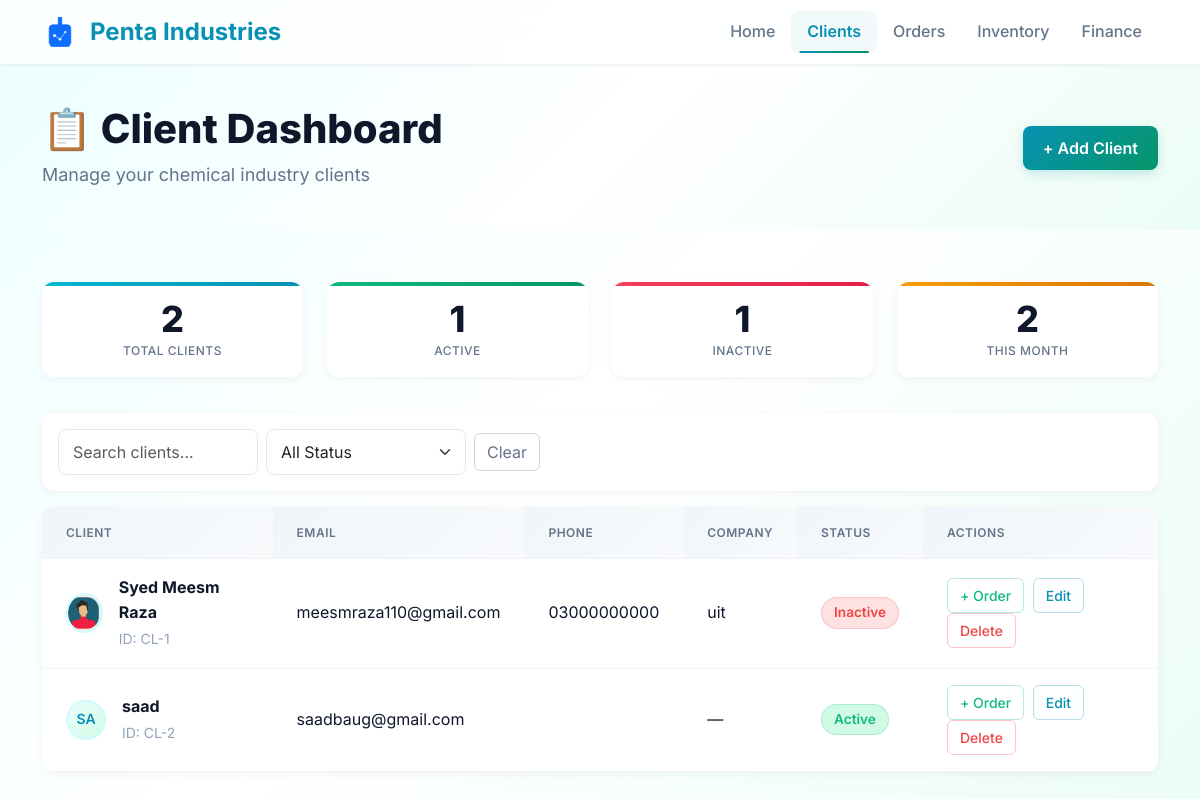
/client/, run on the app's committed database.
### core/models.py (models this page shows, shortened)
class Client(models.Model):
    name = models.CharField(max_length=100)
    email = models.EmailField(null=True,blank=True)
    phone = models.CharField(max_length=15, blank=True)
    company = models.CharField(max_length=100, blank=True)
    is_active = models.BooleanField(default=True)
    avatar = models.ImageField(upload_to='avatars/' , blank=True , null=True)
    created_at = models.DateTimeField(auto_now_add=True)
    def get_initials(self):
        if not self.name:
            return "?"
        parts = self.name.strip().split()
        if len(parts) >= 2:
            return f"{parts[0][0]}{parts[-1][0]}".upper()
        else:
            return self.name[:2].upper() if len(self.name) >= 2 else self.name[0].upper()

### core/views.py (the view, shortened to what this page needs)
# urls.py: path('client/', views.client_dashboard, name='client_dashboard'),
def client_dashboard(request):
    total_clients = Client.objects.count()
    active_clients = Client.objects.filter(is_active=True).count()
    inactive_clients = Client.objects.filter(is_active=False).count()
    now = datetime.now()
    start_of_month = now.replace(day=1, hour=0, minute=0, second=0, microsecond=0)
    this_month_clients = Client.objects.filter(created_at__gte=start_of_month).count()
    if request.method == "POST":
        client_id = request.POST.get("client_id")
        if client_id:
            client = get_object_or_404(Client, id=client_id)
            form = ClientForm(request.POST, request.FILES, instance=client)
        else:
            form = ClientForm(request.POST, request.FILES)
        if form.is_valid():
            form.save()
            action = "updated" if client_id else "added"
            messages.success(request, f"Client {action} successfully.")
            return redirect('client_dashboard')
    else:
        form = ClientForm()
    clients = Client.objects.all()
    search = request.GET.get('search')
    status = request.GET.get('status')
    clients = Client.objects.all()
    search = request.GET.get('search')
    status = request.GET.get('status')
    if status == 'active':
        clients = clients.filter(is_active=True)
    elif status == 'inactive':
        clients = clients.filter(is_active=False)
    return render(request, 'client.html', {
        'clients': clients,
        'form': form,
        'total_clients': total_clients,
        'active_clients': active_clients,
        'inactive_clients': inactive_clients,
        'this_month_clients': this_month_clients,
    })

### core/forms.py
class ClientForm(forms.ModelForm):
    class Meta:
        model = Client
        fields = ['name', 'email', 'phone', 'company', 'avatar' , 'is_active']
        widgets = {
            'name': forms.TextInput(attrs={'class': 'form-control', 'placeholder': 'Full Name'}),
            'email': forms.EmailInput(attrs={'class': 'form-control', 'placeholder': 'client@example.com'}),
            'phone': forms.TextInput(attrs={'class': 'form-control', 'placeholder': '+1 (555) 123-4567'}),
            'company': forms.TextInput(attrs={'class': 'form-control', 'placeholder': 'Company Name'}),
            'is_active': forms.CheckboxInput(attrs={'class': 'form-check-input'}),
        }

### templates/client.html (shortened to what this page needs)
{% load static %}
<!DOCTYPE html>
<html lang="en">
<head>
  <link href="https://cdn.jsdelivr.net/npm/bootstrap@5.3.2/dist/css/bootstrap.min.css" rel="stylesheet">
  <link href="{% static 'css/client-dashboard.css' %}" rel="stylesheet">
</head>
<body>
  <nav class="navbar navbar-expand-lg navbar-light bg-white shadow-sm border-bottom">
    <div class="container">
      <a class="navbar-brand d-flex align-items-center text-decoration-none" href="/">
        <span class="fw-bold" style="color: #0d6efd; font-size: 1.4rem;">Penta Industries</span>
      </a>
      <div class="collapse navbar-collapse" id="navbarNav">
        <ul class="navbar-nav ms-auto">
          <li class="nav-item">
            <a class="nav-link" href="/">Home</a>
          </li>
          <li class="nav-item">
            <a class="nav-link active" href="/client/">Clients</a>
          </li>
          <li class="nav-item">
            <a class="nav-link" href="/order/">Orders</a>
          </li>
          <li class="nav-item">
            <a class="nav-link" href="/inventory/">Inventory</a>
          </li>
          <li class="nav-item">
            <a class="nav-link" href="/finance/">Finance</a>
          </li>
        </ul>
      </div>
    </div>
  </nav>
  <section class="header-section">
    <div class="container">
      <div class="d-flex justify-content-between align-items-center">
        <div>
          <h2>📋 Client Dashboard</h2>
          <p class="text-muted mb-0">Manage your chemical industry clients</p>
        </div>
        <button type="button" class="btn btn-primary" data-bs-toggle="modal" data-bs-target="#addClientModal">
          + Add Client
        </button>
      </div>
    </div>
  </section>
  <div class="container mt-4">
    <div class="row g-3">
      <div class="col-md-3">
        <div class="card clients-table-card text-center p-3">
          <h3 class="mb-0">{{ total_clients }}</h3>
          <small class="text-muted">Total Clients</small>
        </div>
      </div>
      <div class="col-md-3">
        <div class="card clients-table-card text-center p-3">
          <h3 class="mb-0">{{ active_clients }}</h3>
          <small class="text-muted">Active</small>
        </div>
      </div>
      <div class="col-md-3">
        <div class="card clients-table-card text-center p-3">
          <h3 class="mb-0">{{ inactive_clients }}</h3>
          <small class="text-muted">Inactive</small>
        </div>
      </div>
      <div class="col-md-3">
        <div class="card clients-table-card text-center p-3">
          <h3 class="mb-0">{{ this_month_clients }}</h3>
          <small class="text-muted">This Month</small>
        </div>
      </div>
    </div>
  </div>
<div class="container mt-4">
  <form method="get" class="d-flex flex-wrap gap-2 mb-3 align-items-center">
    <input type="text" name="search" class="form-control" placeholder="Search clients..."
      value="{{ request.GET.search }}">
    <select name="status" onchange="this.form.submit()" class="form-select">
      <option value="">All Status</option>
    </select>
    <a href="{% url 'client_dashboard' %}" class="btn btn-outline-secondary">Clear</a>
  </form>
</div>
  <div class="container mb-5">
    <div class="card clients-table-card">
      <div class="table-responsive">
        <table class="table table-hover mb-0">
          <thead>
            <tr>
              <th>Client</th>
              <th>Email</th>
              <th>Phone</th>
              <th>Company</th>
              <th>Status</th>
              <th>Actions</th>
            </tr>
          </thead>
          <tbody>
            {% for client in clients %}
            <tr>
              <td>
                <div class="d-flex align-items-center">
                  <div class="client-avatar">
                    {% if client.avatar %}
                    <img src="{{ client.avatar.url }}" alt="{{ client.name }}" class="img-fluid rounded-circle"
                      style="width: 40px; height: 40px; object-fit: cover" />
                    {% else %} {{ client.get_initials }} {% endif %}
                  </div>
                  <div class="ms-3">
                    <strong>{{ client.name }}</strong><br />
                    <small class="text-muted">ID: CL-{{ client.id }}</small>
                  </div>
                </div>
              </td>
              <td>{{ client.email }}</td>
              <td>{{ client.phone }}</td>
              <td>{{ client.company|default:"—" }}</td>
              <td>
                {% if client.is_active %}
                <span class="status-active">Active</span>
                {% else %}
                <span class="status-inactive">Inactive</span>
                {% endif %}
              </td>
              <td>
                <a href="{% url 'add_order_for_client' client.id %}" class="btn btn-sm btn-outline-success me-1">+
                  Order</a>
                <button type="button" class="btn btn-sm btn-outline-primary me-1 edit-client-btn"
                  data-id="{{ client.id }}" data-name="{{ client.name }}" data-email="{{ client.email }}"
                  data-phone="{{ client.phone }}" data-company="{{ client.company }}"
                  data-is_active="{{ client.is_active|yesno:" true,false" }}"
                  data-avatar-url="{% if client.avatar %}{{ client.avatar.url }}{% endif %}" data-bs-toggle="modal"
                  data-bs-target="#addClientModal">
                  Edit
                </button>
                <button type="button" class="btn btn-sm btn-outline-danger delete-btn"
                  data-client-name="{{ client.name }}" data-client-id="{{ client.id }}" data-bs-toggle="modal"
                  data-bs-target="#deleteConfirmModal">
                  Delete
                </button>
              </td>
            </tr>
            {% empty %}
            <tr>
              <td colspan="6" class="text-center text-muted py-4">
                No clients found.
              </td>
            </tr>
            {% endfor %}
          </tbody>
        </table>
      </div>
    </div>
  </div>
</body>
</html>

### data on the page
Client: avatar (picture), name "Syed Meesm Raza", id "1", email "meesmraza110@gmail.com", phone "03000000000", company "uit", is_active "Inactive"
Client: get_initials "SA", name "saad", id "2", email "saadbaug@gmail.com", company "—", is_active "Active"

### other printed values
{{ total_clients }} "2"
{{ active_clients }} "1"
{{ inactive_clients }} "1"
{{ this_month_clients }} "2"
